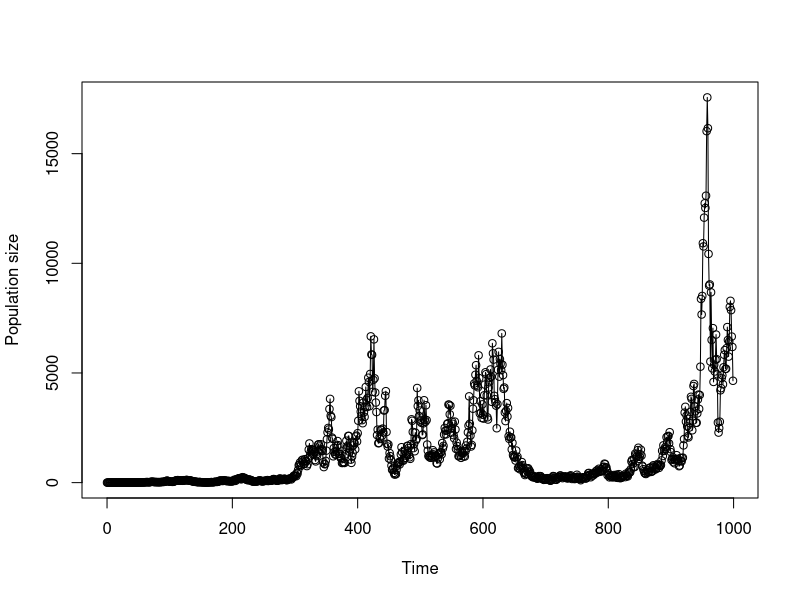
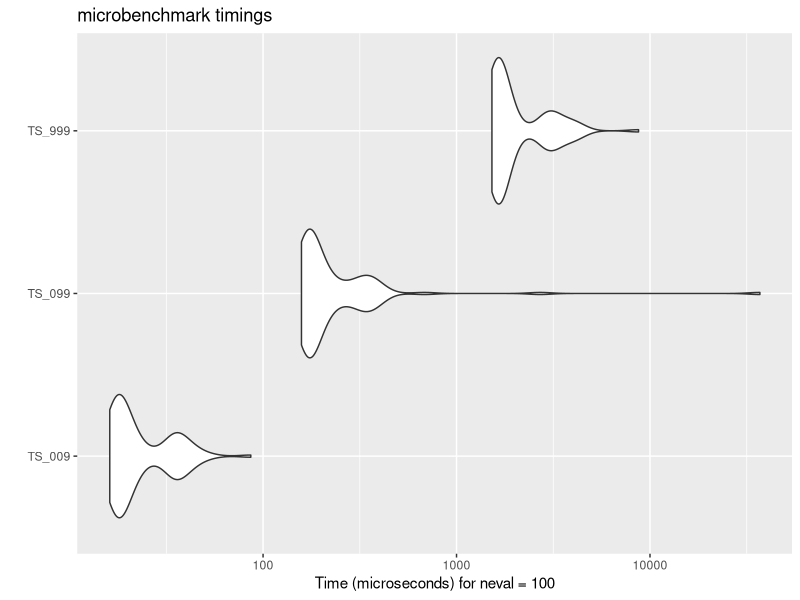

R code for these plots, in order:
# Clear workspace and close graphics
rm(list = ls())
graphics.off()

set.seed(1) # for reproducibility

geom_growth_base <- function(N0 = 2,
                            T = 999,
                            lambda = 1.01,
                            sigma = 0.2){
        Nvals <- vector('numeric') # initiate a place to put the values
        Nvals[1] <- N0
    for (t in 1:T){
        Nvals[t+1] <- Nvals[t]*(lambda*exp(rnorm(1,0,sigma)))
    }
    return(Nvals)
}
# Run the simulation
out <- geom_growth_base()
# Plot the results
plot(0:999,
out,
xlab='Time',
ylab='Population size',
type='o')

# Benchmark with microbench
library(microbenchmark)

comp <- microbenchmark(TS_009 = {geom_growth_base(T = 9)},
TS_099 = {geom_growth_base(T = 99)},
TS_999 = {geom_growth_base(T = 999)})
comp

# Plot the results
library(ggplot2)
autoplot(comp)